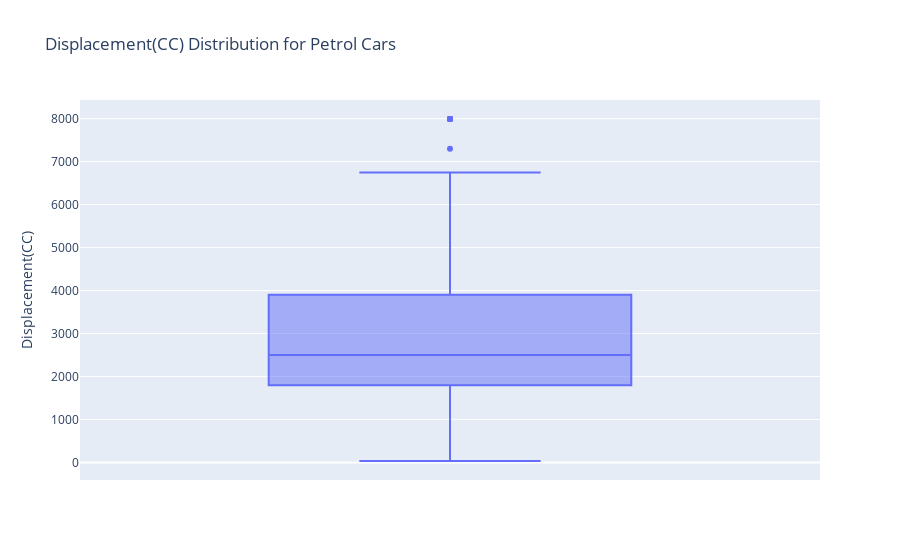

This figure's notebook cell:
### Markdown cell above
#### Checking the outliers in Petrol

### Code cell
fig=px.box(data_frame=df_petrol,y="Displacement(CC)",title="Displacement(CC) Distribution for Petrol Cars")
fig.show()

### Figure 1 — Plotly figure (JSON) as saved in the notebook; plotly's stock layout.template omitted (floating-point values rounded to 4 significant figures; data arrays with more than 128 entries replaced by an {"elided": "..."} marker saying what was removed)
{"data": [{"alignmentgroup": "True", "hovertemplate": "Displacement(CC)=%{y}<extra></extra>", "legendgroup": "", "marker": {"color": "#636efa"}, "name": "", "notched": false, "offsetgroup": "", "orientation": "v", "showlegend": false, "type": "box", "x0": " ", "xaxis": "x", "y": {"elided": "868 float values"}, "y0": " ", "yaxis": "y"}], "layout": {"boxmode": "group", "legend": {"tracegroupgap": 0}, "title": {"text": "Displacement(CC) Distribution for Petrol Cars"}, "xaxis": {"anchor": "y", "domain": [0, 1]}, "yaxis": {"anchor": "x", "domain": [0, 1], "title": {"text": "Displacement(CC)"}}}}
